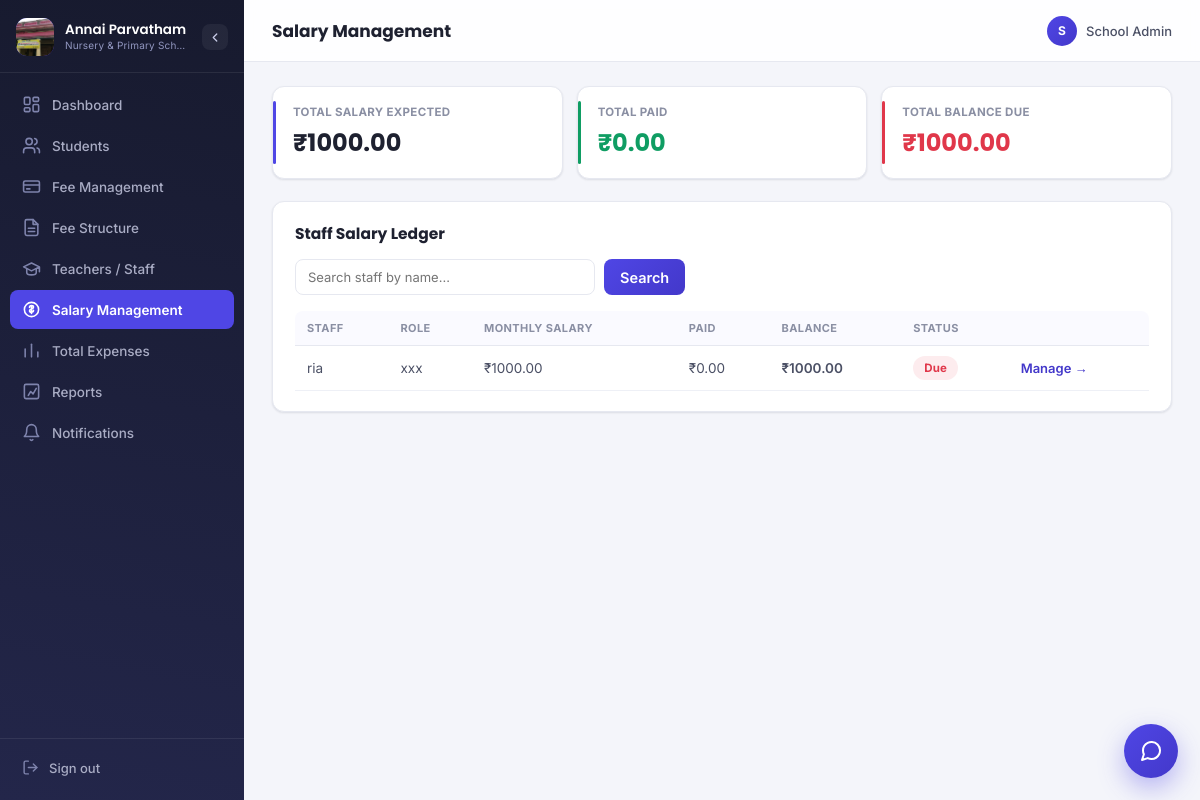
The app's page /salary (signed in), older data.
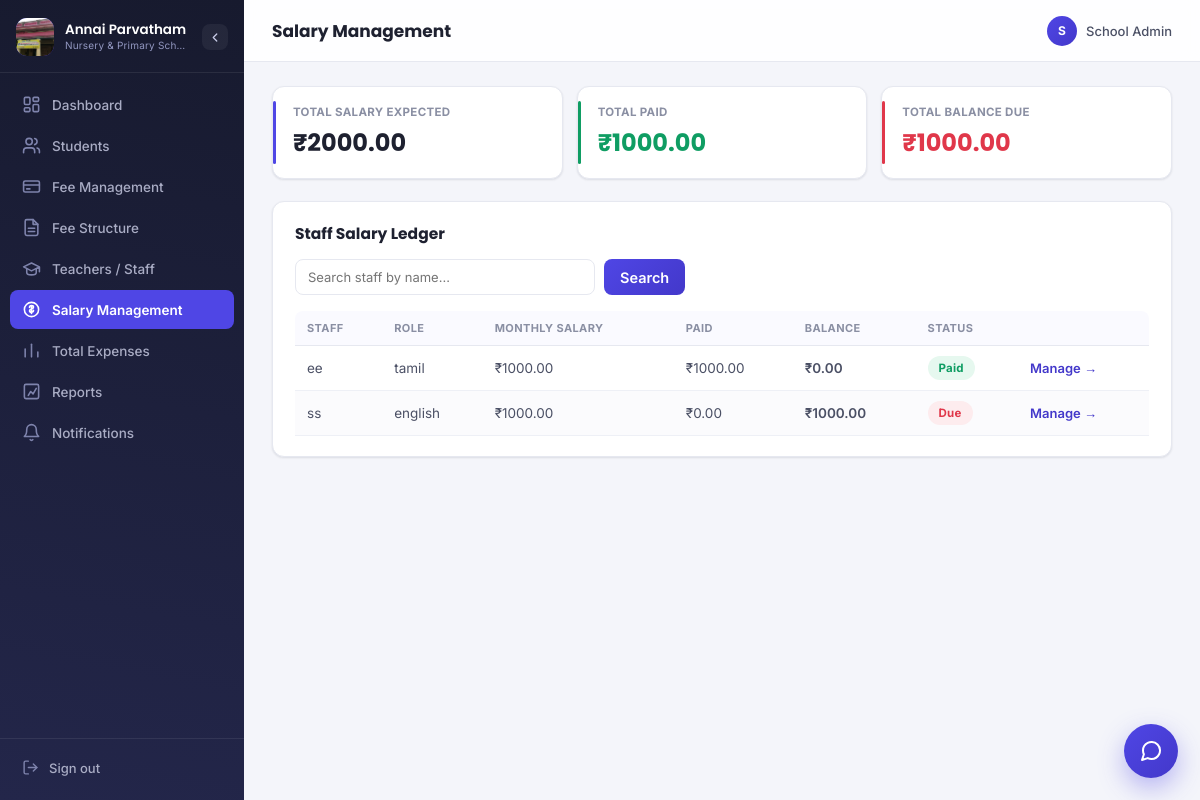
The same page, newer data.
### models.py (models this page shows)
class Teacher(db.Model):
    id = db.Column(db.Integer, primary_key=True)
    name = db.Column(db.String(120), nullable=False, index=True)
    subject = db.Column(db.String(80))
    contact = db.Column(db.String(20))
    joining_date = db.Column(db.String(20))
    salary = db.relationship("TeacherSalary", backref="teacher", uselist=False, cascade="all, delete-orphan")
    salary_payments = db.relationship("SalaryPayment", backref="teacher", cascade="all, delete-orphan")

### blueprints/salary.py (the view)
@bp.route("/salary")
@login_required
def salary():
    q = request.args.get("q", "").strip()
    paid_subq = (
        db.session.query(SalaryPayment.teacher_id.label("teacher_id"), func.sum(SalaryPayment.amount).label("paid"))
        .group_by(SalaryPayment.teacher_id).subquery()
    )
    query = (
        db.session.query(Teacher, func.coalesce(TeacherSalary.monthly_salary, 0).label("monthly"), func.coalesce(paid_subq.c.paid, 0).label("paid"))
        .outerjoin(TeacherSalary, TeacherSalary.teacher_id == Teacher.id)
        .outerjoin(paid_subq, paid_subq.c.teacher_id == Teacher.id)
    )
    if q:
        query = query.filter(Teacher.name.ilike(f"%{q}%"))
    pagination = paginate(query.order_by(Teacher.name))
    rows = []
    for t, monthly, paid in pagination.items:
        balance = monthly - paid
        status = "Paid" if balance <= 0 and monthly > 0 else ("Not Set" if monthly == 0 else ("Partial" if paid > 0 else "Due"))
        rows.append({"teacher": t, "monthly": monthly, "paid": paid, "balance": balance, "status": status})
    total_expected = db.session.query(func.coalesce(func.sum(TeacherSalary.monthly_salary), 0)).scalar()
    total_paid = db.session.query(func.coalesce(func.sum(SalaryPayment.amount), 0)).scalar()
    total_due = total_expected - total_paid
    return render_template(
        "salary.html", rows=rows, total_expected=total_expected, total_paid=total_paid, total_due=total_due,
        pagination=pagination, q=q,
    )

### helpers.py (called while the page is built)
def login_required(f):
    @wraps(f)
    def wrapper(*args, **kwargs):
        if "admin_id" not in session:
            return redirect(url_for("auth.login"))
        return f(*args, **kwargs)
    return wrapper

def get_page_arg():
    try:
        page = int(request.args.get("page", 1))
    except (TypeError, ValueError):
        page = 1
    return max(page, 1)

def paginate(query, page=None):
    return query.paginate(page=page or get_page_arg(), per_page=PAGE_SIZE, error_out=False)

### templates/salary.html (shortened to what this page needs)
{% extends "base.html" %}
{% import "_macros.html" as macros %}
{% block header %}Salary Management{% endblock %}
{% block content %}
<div class="card-grid three">
  <div class="stat-card">
    <span class="stat-label">Total Salary Expected</span>
    <span class="stat-value">₹{{ "%.2f"|format(total_expected) }}</span>
  </div>
  <div class="stat-card accent-green">
    <span class="stat-label">Total Paid</span>
    <span class="stat-value">₹{{ "%.2f"|format(total_paid) }}</span>
  </div>
  <div class="stat-card accent-red">
    <span class="stat-label">Total Balance Due</span>
    <span class="stat-value">₹{{ "%.2f"|format(total_due) }}</span>
  </div>
</div>
<div class="panel">
  <div class="panel-head">
    <h3>Staff Salary Ledger</h3>
  </div>
  <form method="GET" class="search-row">
    <input type="text" name="q" value="{{ q }}" placeholder="Search staff by name...">
    <button type="submit" class="submit-btn small">Search</button>
  </form>
  {% if rows %}
  <table class="data-table">
    <thead>
      <tr><th>Staff</th><th>Role</th><th>Monthly Salary</th><th>Paid</th><th>Balance</th><th>Status</th><th></th></tr>
    </thead>
    <tbody>
      {% for r in rows %}
      <tr>
        <td>{{ r.teacher.name }}</td>
        <td>{{ r.teacher.subject or '-' }}</td>
        <td>₹{{ "%.2f"|format(r.monthly) }}</td>
        <td>₹{{ "%.2f"|format(r.paid) }}</td>
        <td class="{{ 'text-red' if r.balance > 0 else 'text-green' }}">₹{{ "%.2f"|format(r.balance) }}</td>
        <td><span class="badge badge-{{ r.status|lower|replace(' ', '') }}">{{ r.status }}</span></td>
        <td><a href="{{ url_for('salary.teacher_salary_detail', teacher_id=r.teacher.id) }}" class="link-btn">Manage &rarr;</a></td>
      </tr>
      {% endfor %}
    </tbody>
  </table>
  {% endif %}
</div>
{% endblock %}

Row changes from the older to the newer data that the page shows:
added Teacher: teacher.name "ee", teacher "tamil"
Text that changed along with them:
{{ "%.2f"|format(total_expected) }}: "1000.00" → "2000.00"
{{ "%.2f"|format(total_paid) }}: "0.00" → "1000.00"
new list line: "₹ 1000.00 ₹ 1000.00 ₹ 0.00 Paid Manage →"
new list line: "ss english"
new list line: "₹ 1000.00 ₹ 0.00 ₹ 1000.00 Due Manage →"
list line gone: "ria xxx"
list line gone: "₹ 1000.00 ₹ 0.00 ₹ 1000.00 Due Manage →"
